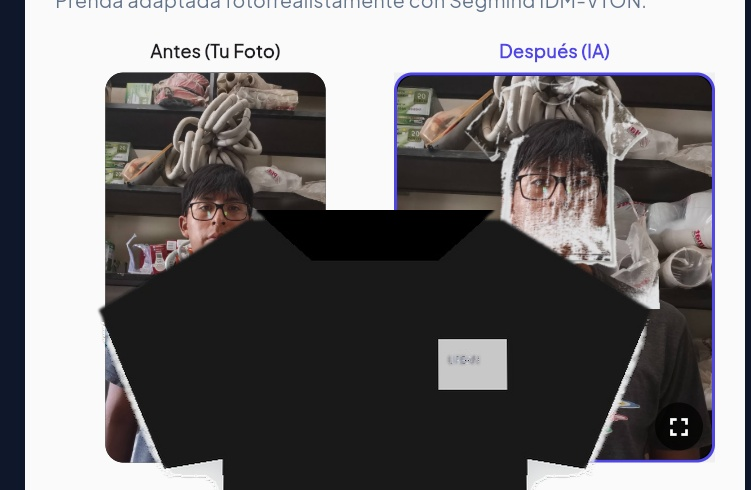
#> input picture scratch/test_user_photo_fit.jpg, 751 x 490 px, given in place of polera_oversize_negra.jpg, which was not available
$ python test_perfect_fitting.py
#> lines starting #> are read from the running program, lines starting #| are printed output that depends on the picture; after the words box and inside, x2 and y2 are one past the last pixel; in counts of white or black regions, pixels touching at a corner belong together; pictures that were not available may be replaced by others from this repository, and a replacement may not be noted
import os
import io
import base64
from PIL import Image, ImageOps, ImageEnhance, ImageFilter, ImageChops

def test_perfect_fitting():
    backend_dir = r"c:\Users\Cristian Arcayne\OneDrive\Documents\Sistemas de Informacion 2\Examen_Si2\fashionstore-backend"

    # 1. Foto de usuario sintética
    user_img = Image.new("RGBA", (768, 1024), (245, 245, 245, 255))
    u_w, u_h = user_img.size
#> u_w = 768; u_h = 1024

    # Prenda de prueba
    garment_path = os.path.join(backend_dir, "static", "uploads", "polera_oversize_negra.jpg")
    garment_img = Image.open(garment_path).convert("RGBA")

    # Limpieza de silueta
    threshold = 230
    r, g, b, a = garment_img.split()
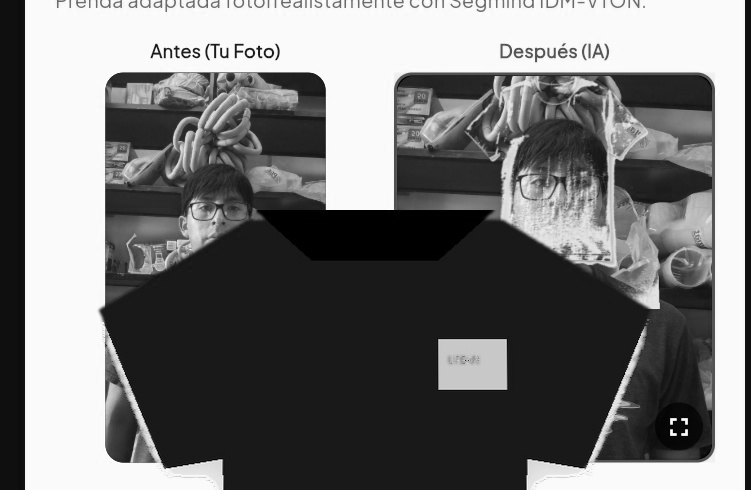
#> r: PIL image 751x490 L; min 0, max 255, mean 116.9
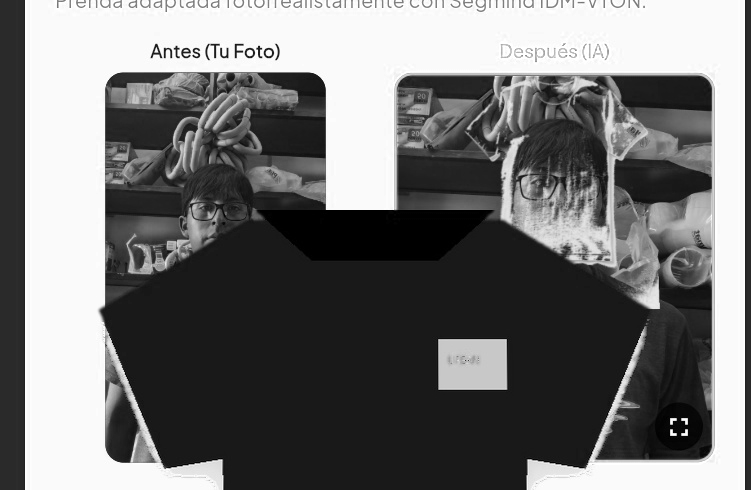
#> b: PIL image 751x490 L; min 0, max 255, mean 115.6
#> a: PIL image 751x490 L; every value is 255
    mask_r = r.point(lambda p: 0 if p > threshold else 255)
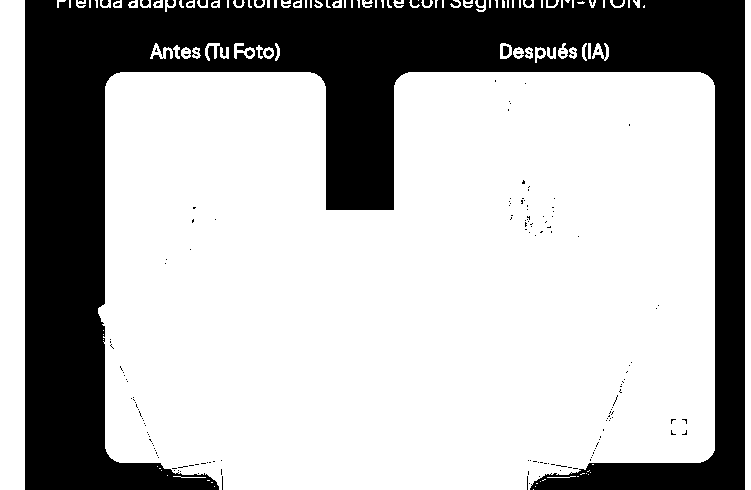
#> mask_r: PIL image 751x490 L; 69.9% white; 183 black regions (167 under 20 px), largest, box (x1, y1, x2, y2) and area: (25, 0, 745, 490) 109723, (503, 46, 509, 56) 55, (613, 0, 623, 6) 52
    mask_g = g.point(lambda p: 0 if p > threshold else 255)
#> mask_g: PIL image 751x490 L; 69.9% white; 134 black regions (118 under 20 px), largest, box (x1, y1, x2, y2) and area: (25, 0, 745, 490) 109778, (503, 46, 509, 56) 54, (612, 0, 623, 6) 53
    mask_b = b.point(lambda p: 0 if p > threshold else 255)
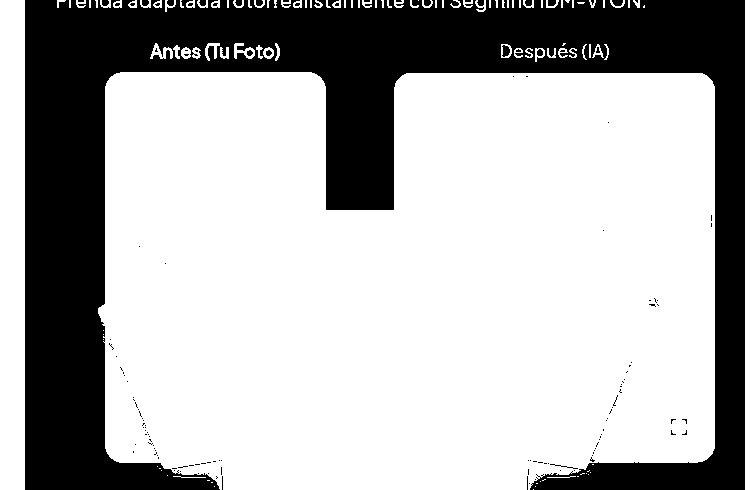
#> mask_b: PIL image 751x490 L; 69.7% white; 139 black regions (122 under 20 px), largest, box (x1, y1, x2, y2) and area: (25, 0, 745, 490) 110466, (502, 45, 510, 57) 68, (612, 0, 623, 6) 55
    mask_combined = ImageChops.lighter(ImageChops.lighter(mask_r, mask_g), mask_b)
#> mask_combined: PIL image 751x490 L; 69.9% white; 129 black regions (113 under 20 px), largest, box (x1, y1, x2, y2) and area: (25, 0, 745, 490) 109702, (503, 46, 509, 56) 54, (613, 0, 623, 6) 52
    mask_final = ImageChops.darker(a, mask_combined)
    garment_img.putalpha(mask_final)

    bbox = garment_img.getbbox()
#> bbox = (0, 0, 751, 490)
    if bbox:
        garment_img = garment_img.crop(bbox)

    gw, gh = garment_img.size
#> gw = 751; gh = 490
    alpha = garment_img.split()[3]

    def first_y(x_pos):
#> called with x_pos = 165
        for y in range(gh):
            if alpha.getpixel((x_pos, y)) > 50:
                return y
        return 0

    y_left = first_y(int(gw * 0.22))
#> y_left = 0
    y_right = first_y(int(gw * 0.78))
#> y_right = 43
    shoulder_y_offset = (y_left + y_right) // 2
#> shoulder_y_offset = 21

    # Ajuste de ancho de torso
    ratio = u_w / u_h
#> ratio = 0.75
    es_retrato = ratio > 0.60
#> es_retrato = True

    torso_w = int(u_w * (0.64 if es_retrato else 0.66))
#> torso_w = 491
    aspect = gh / max(gw, 1)
#> aspect = 0.652
    torso_h = int(torso_w * aspect)
#> torso_h = 320

    max_h = int(u_h * 0.48)
#> max_h = 491
    if torso_h > max_h:
        torso_h = max_h
        torso_w = int(torso_h / aspect)

    garment_resized = garment_img.resize((torso_w, torso_h), Image.Resampling.LANCZOS)

    # Deformación anatómica trapezoidal (Shoulder Taper)
    w, h = garment_resized.size
#> w = 491; h = 320
    taper_x = int(w * 0.035)
    quad = (-taper_x, 0, 0, h, w, h, w + taper_x, 0)
    garment_warped = garment_resized.transform((w, h), Image.QUAD, quad, resample=Image.Resampling.BILINEAR)

    # Desvanecimiento sutil de bordes (Feathering)
    alpha_ch = garment_warped.split()[3]
    alpha_blurred = alpha_ch.filter(ImageFilter.GaussianBlur(radius=1.2))
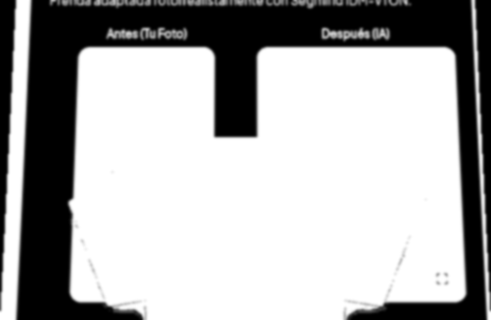
#> alpha_blurred: PIL image 491x320 L; min 0, max 255, mean 173
    garment_warped.putalpha(alpha_blurred)
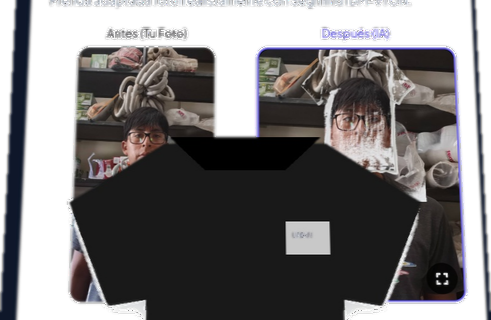
#> garment_warped: PIL image 491x320 RGBA; mean R, G, B, A 44.7, 42.5, 44.4, 173; transparent parts drawn white

    # Posicionamiento exacto por la línea de hombros
    pos_x = (u_w - torso_w) // 2
    target_shoulder_y = int(u_h * (0.30 if es_retrato else 0.22))
    scaled_shoulder_offset = int(shoulder_y_offset * (torso_h / gh))
    pos_y = target_shoulder_y - scaled_shoulder_offset

    combined = user_img.copy()
    combined.paste(garment_warped, (pos_x, pos_y), garment_warped)
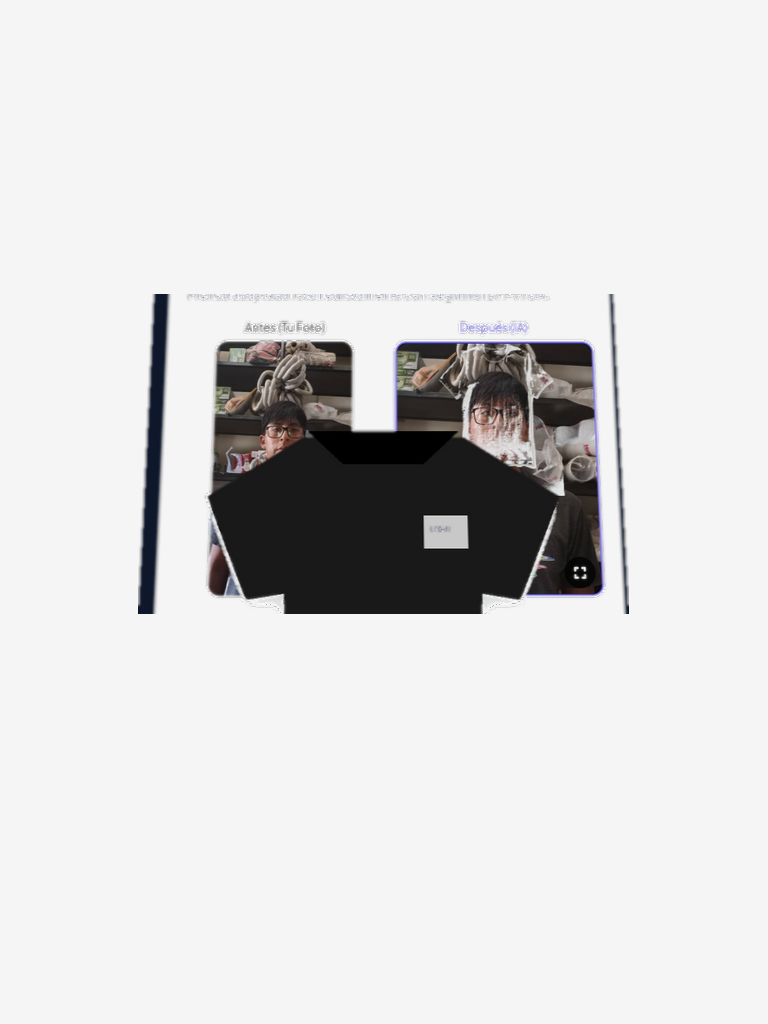
#> combined: PIL image 768x1024 RGBA; mean R, G, B, A 219.8, 219.4, 219.5, 254.1; transparent parts drawn white

    out_path = os.path.join(backend_dir, "scratch", "test_perfect_fitting.jpg")
    combined.convert("RGB").save(out_path, format="JPEG", quality=95)
    print("Perfect fitting test saved to:", out_path)

if __name__ == "__main__":
    test_perfect_fitting()
